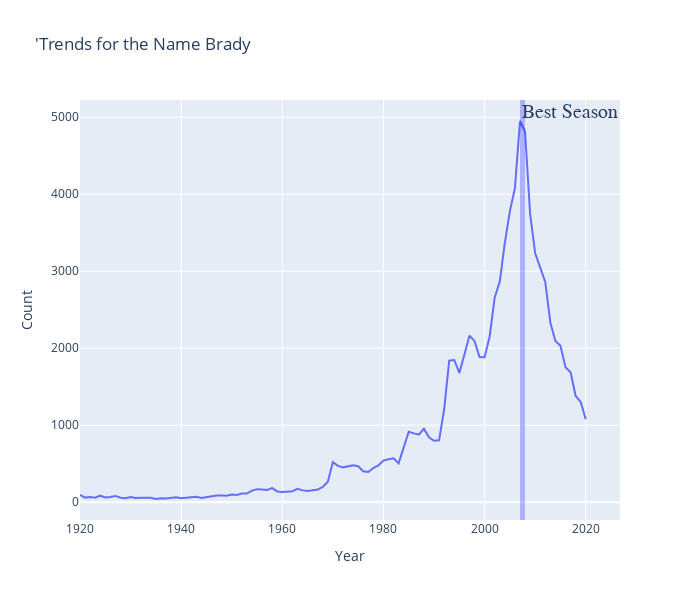

Notebook cell for this chart:
### Code cell
df_brady = males[males["name"]=="Brady"]["1920":"2020"]
fig = px.line(df_brady, x=df_brady.index, y="count", title = "'Trends for the Name Brady")
fig.add_vrect(x0="2007", x1="2008", annotation_text="Best Season", annotation_position="top left",
              annotation=dict(font_size=20, font_family="Times New Roman"),
              fillcolor="blue", opacity=0.25, line_width=0)
fig.update_layout(width = 700, height=600, xaxis = dict(title = 'Year', showticklabels=True), yaxis=dict(title="Count" , showticklabels=True))

### Figure 1 — Plotly figure (JSON) as saved in the notebook; plotly's stock layout.template omitted (floating-point values rounded to 4 significant figures)
{"data": [{"hovertemplate": "year=%{x}<br>count=%{y}<extra></extra>", "legendgroup": "", "line": {"color": "#636efa", "dash": "solid"}, "marker": {"symbol": "circle"}, "mode": "lines", "name": "", "orientation": "v", "showlegend": false, "type": "scatter", "x": ["1920-01-01T00:00:00", "1921-01-01T00:00:00", "1922-01-01T00:00:00", "1923-01-01T00:00:00", "1924-01-01T00:00:00", "1925-01-01T00:00:00", "1926-01-01T00:00:00", "1927-01-01T00:00:00", "1928-01-01T00:00:00", "1929-01-01T00:00:00", "1930-01-01T00:00:00", "1931-01-01T00:00:00", "1932-01-01T00:00:00", "1933-01-01T00:00:00", "1934-01-01T00:00:00", "1935-01-01T00:00:00", "1936-01-01T00:00:00", "1937-01-01T00:00:00", "1938-01-01T00:00:00", "1939-01-01T00:00:00", "1940-01-01T00:00:00", "1941-01-01T00:00:00", "1942-01-01T00:00:00", "1943-01-01T00:00:00", "1944-01-01T00:00:00", "1945-01-01T00:00:00", "1946-01-01T00:00:00", "1947-01-01T00:00:00", "1948-01-01T00:00:00", "1949-01-01T00:00:00", "1950-01-01T00:00:00", "1951-01-01T00:00:00", "1952-01-01T00:00:00", "1953-01-01T00:00:00", "1954-01-01T00:00:00", "1955-01-01T00:00:00", "1956-01-01T00:00:00", "1957-01-01T00:00:00", "1958-01-01T00:00:00", "1959-01-01T00:00:00", "1960-01-01T00:00:00", "1961-01-01T00:00:00", "1962-01-01T00:00:00", "1963-01-01T00:00:00", "1964-01-01T00:00:00", "1965-01-01T00:00:00", "1966-01-01T00:00:00", "1967-01-01T00:00:00", "1968-01-01T00:00:00", "1969-01-01T00:00:00", "1970-01-01T00:00:00", "1971-01-01T00:00:00", "1972-01-01T00:00:00", "1973-01-01T00:00:00", "1974-01-01T00:00:00", "1975-01-01T00:00:00", "1976-01-01T00:00:00", "1977-01-01T00:00:00", "1978-01-01T00:00:00", "1979-01-01T00:00:00", "1980-01-01T00:00:00", "1981-01-01T00:00:00", "1982-01-01T00:00:00", "1983-01-01T00:00:00", "1984-01-01T00:00:00", "1985-01-01T00:00:00", "1986-01-01T00:00:00", "1987-01-01T00:00:00", "1988-01-01T00:00:00", "1989-01-01T00:00:00", "1990-01-01T00:00:00", "1991-01-01T00:00:00", "1992-01-01T00:00:00", "1993-01-01T00:00:00", "1994-01-01T00:00:00", "1995-01-01T00:00:00", "1996-01-01T00:00:00", "1997-01-01T00:00:00", "1998-01-01T00:00:00", "1999-01-01T00:00:00", "2000-01-01T00:00:00", "2001-01-01T00:00:00", "2002-01-01T00:00:00", "2003-01-01T00:00:00", "2004-01-01T00:00:00", "2005-01-01T00:00:00", "2006-01-01T00:00:00", "2007-01-01T00:00:00", "2008-01-01T00:00:00", "2009-01-01T00:00:00", "2010-01-01T00:00:00", "2011-01-01T00:00:00", "2012-01-01T00:00:00", "2013-01-01T00:00:00", "2014-01-01T00:00:00", "2015-01-01T00:00:00", "2016-01-01T00:00:00", "2017-01-01T00:00:00", "2018-01-01T00:00:00", "2019-01-01T00:00:00", "2020-01-01T00:00:00"], "xaxis": "x", "y": [94, 60, 69, 58, 85, 62, 67, 82, 58, 51, 67, 56, 59, 55, 57, 42, 53, 50, 60, 65, 51, 56, 58, 71, 56, 65, 82, 87, 86, 84, 99, 93, 114, 112, 151, 170, 164, 159, 183, 140, 134, 143, 144, 174, 154, 145, 152, 165, 199, 266, 521, 472, 453, 468, 480, 467, 403, 392, 444, 479, 541, 559, 571, 505, 700, 916, 894, 879, 954, 843, 798, 805, 1204, 1839, 1847, 1679, 1915, 2162, 2095, 1887, 1883, 2153, 2659, 2865, 3369, 3781, 4083, 4951, 4814, 3741, 3234, 3042, 2860, 2332, 2093, 2031, 1752, 1687, 1380, 1302, 1078], "yaxis": "y"}], "layout": {"annotations": [{"font": {"family": "Times New Roman", "size": 20}, "showarrow": false, "text": "Best Season", "x": "2007", "xanchor": "left", "xref": "x", "y": 1, "yanchor": "top", "yref": "y domain"}], "height": 600, "legend": {"tracegroupgap": 0}, "shapes": [{"fillcolor": "blue", "line": {"width": 0}, "opacity": 0.25, "type": "rect", "x0": "2007", "x1": "2008", "xref": "x", "y0": 0, "y1": 1, "yref": "y domain"}], "title": {"text": "'Trends for the Name Brady"}, "width": 700, "xaxis": {"anchor": "y", "domain": [0, 1], "showticklabels": true, "title": {"text": "Year"}}, "yaxis": {"anchor": "x", "domain": [0, 1], "showticklabels": true, "title": {"text": "Count"}}}}
